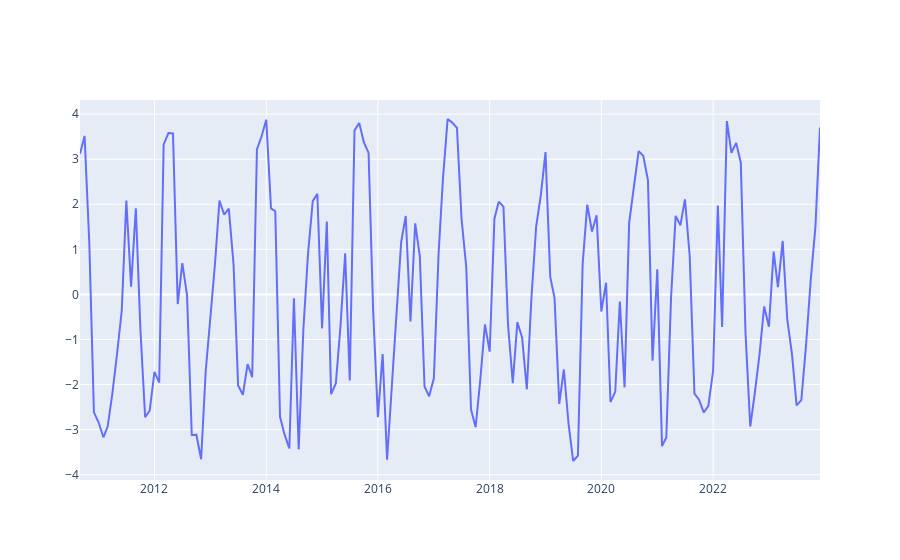

The notebook cell saved with this chart:
### Code cell
s = pd.Series(np.sin(np.linspace(0, 50, 160) + 2)+ 3*np.cos(np.linspace(0, 100, 160) + 0.6*np.random.randn(160)))
s.index = pd.date_range(start="2010-09-01", freq="MS", periods=len(s))
fig = go.Figure(go.Scatter(x=s.index, y=s))
fig.show()
# print(type(s.index[-1]), s.index[-1], s[:s.index[-1] - pd.DateOffset(months=10)], (s.index[-1]+pd.DateOffset(months=1)) in s.index, (s.index[-1]+pd.DateOffset(months=3)) > (s.index[-1]+pd.DateOffset(months=2)))

s = data.loc[:, "Tasa oficial"]["MJJ2024"]
s = s.convert_dtypes('float64')

oa = OutlierAnalisys(
    time_serie=s,
    start_date=pd.to_datetime("2016-05-01", format="%Y-%m-%d"),
    end_date=pd.to_datetime("2018-09-01", format="%Y-%m-%d")
    )

oa.seasonality_diff(seasonal_model=x13_arima_analysis, mse_limit=oa.start)
oa.model_evolution()

### Figure 1 — Plotly figure (JSON) as saved in the notebook; plotly's stock layout.template omitted (floating-point values rounded to 4 significant figures; data arrays with more than 128 entries replaced by an {"elided": "..."} marker saying what was removed)
{"data": [{"type": "scatter", "x": {"elided": "160 str values"}, "y": {"elided": "160 float values"}}], "layout": {}}
